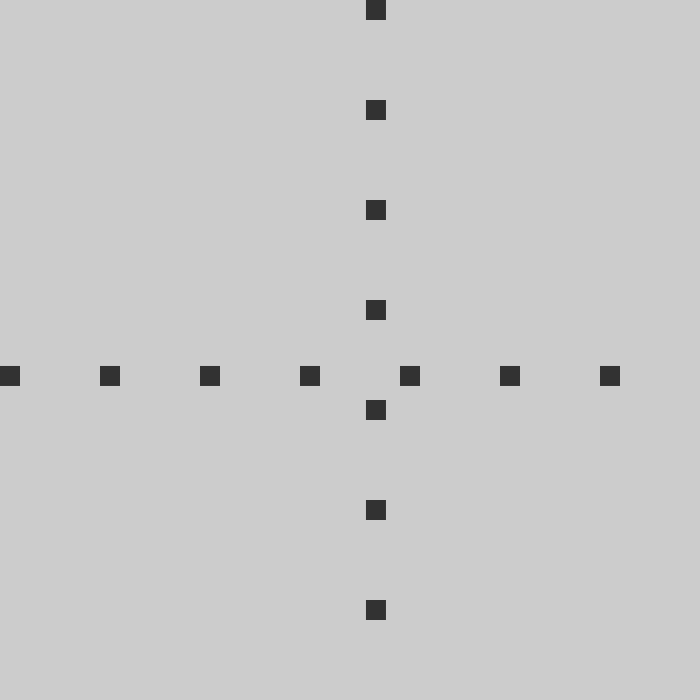
Frame 1 (no input)
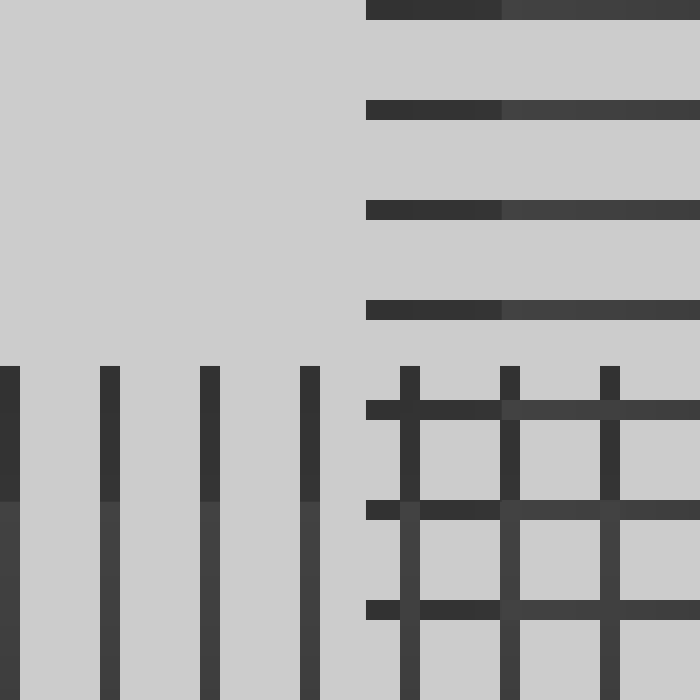
Frame 60 (the mouse pressed at the canvas centre just before this capture)
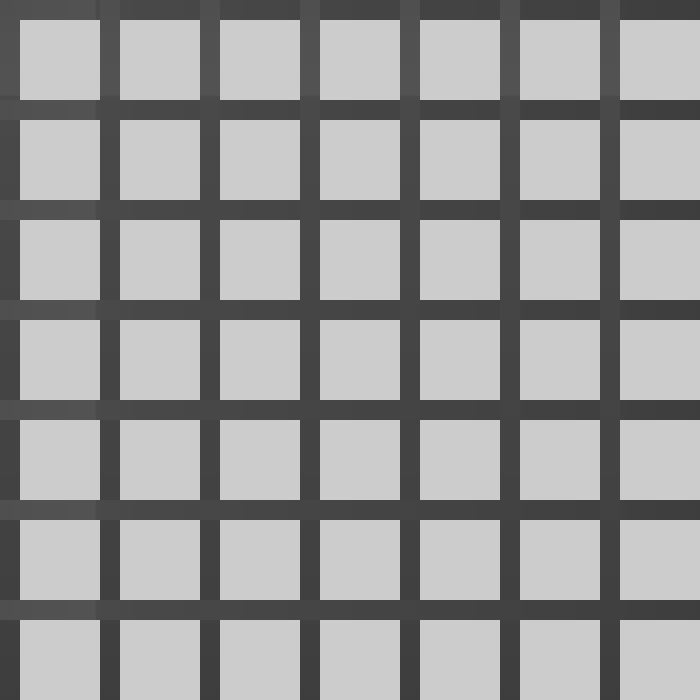
Frame 120 (the mouse held since frame 60 and released just before this capture)

The Processing sketch that drew these frames (run headless with seeded random() and noise(); from frame 60 on, the mouse is pressed at the canvas centre):

// Processing sketch: trig_test
// ── trig_test.pde
int why[] = new int [900];
float x;
float angle;
float rate;
float amplitude;
float shade;


void setup()
{

  size(700, 700);

  noStroke();

  shade+= 50;
  angle = 0;
  rate = .09; 
  amplitude = map(sin(angle), -1, 1, 10, 700);
}


void draw()
{
  angle += rate/2;
  shade += rate * 3;
  x = width/2 + sin(angle) * amplitude;

   for (int i = 0; i < 800; i+=10)
  {
    why[i] = i* 10;
    fill(shade);
    rect(why[i], x, 20, 20);
    rect(x,why[i], 20,20);

}
}
